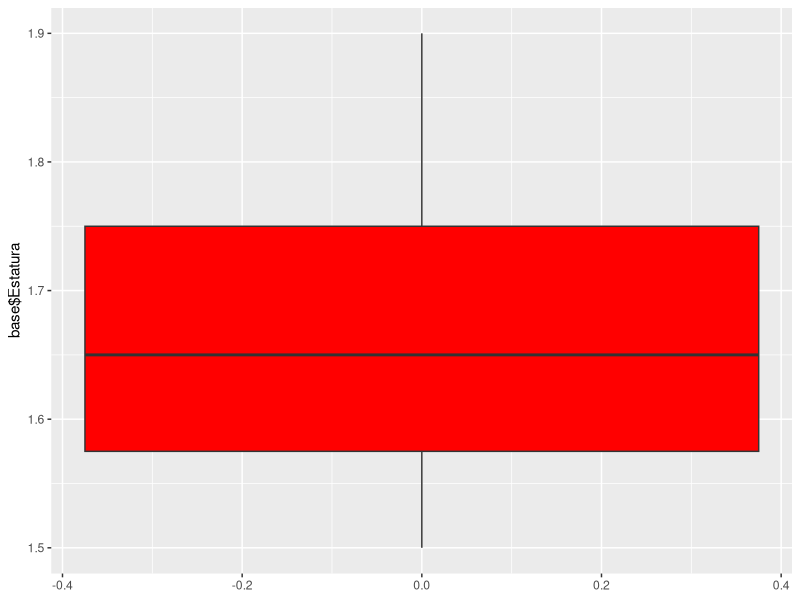

Recreate this plot in R.
library(tidyverse)
library(readxl)
library(ggplot2)

base = read_excel("Base Casos.xlsx")

#Boxplot estatura

 base %>% 
  ggplot(mapping = aes(y = base$Estatura)) + 
  geom_boxplot(fill = "red")
